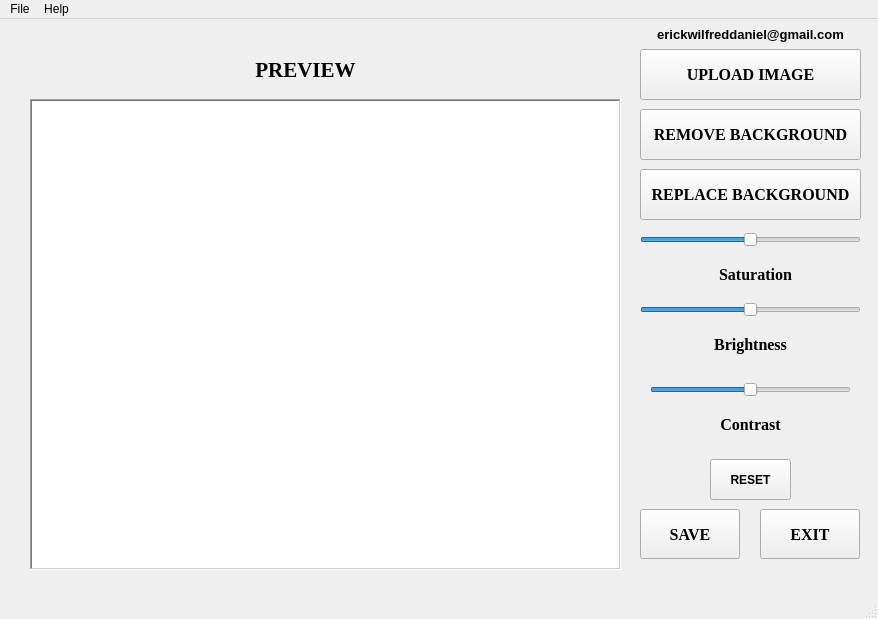
<?xml version="1.0" encoding="UTF-8"?>
<ui version="4.0">
 <class>MainWindow</class>
 <widget class="QMainWindow" name="MainWindow">
  <property name="geometry">
   <rect>
    <x>0</x>
    <y>0</y>
    <width>878</width>
    <height>619</height>
   </rect>
  </property>
  <property name="windowTitle">
   <string>Background Remover By Erick Wilfred 2023</string>
  </property>
  <widget class="QWidget" name="centralwidget">
   <widget class="QGraphicsView" name="preview_panel_graphic_view">
    <property name="geometry">
     <rect>
      <x>30</x>
      <y>80</y>
      <width>591</width>
      <height>471</height>
     </rect>
    </property>
    <property name="frameShape">
     <enum>QFrame::WinPanel</enum>
    </property>
   </widget>
   <widget class="QLabel" name="label">
    <property name="geometry">
     <rect>
      <x>210</x>
      <y>30</y>
      <width>191</width>
      <height>41</height>
     </rect>
    </property>
    <property name="font">
     <font>
      <family>Times New Roman</family>
      <pointsize>16</pointsize>
      <weight>75</weight>
      <bold>true</bold>
     </font>
    </property>
    <property name="autoFillBackground">
     <bool>true</bool>
    </property>
    <property name="text">
     <string>PREVIEW</string>
    </property>
    <property name="alignment">
     <set>Qt::AlignCenter</set>
    </property>
    <property name="wordWrap">
     <bool>true</bool>
    </property>
   </widget>
   <widget class="QPushButton" name="upload_image_btn">
    <property name="geometry">
     <rect>
      <x>640</x>
      <y>30</y>
      <width>221</width>
      <height>51</height>
     </rect>
    </property>
    <property name="font">
     <font>
      <family>Times New Roman</family>
      <pointsize>12</pointsize>
      <weight>75</weight>
      <bold>true</bold>
     </font>
    </property>
    <property name="autoFillBackground">
     <bool>true</bool>
    </property>
    <property name="text">
     <string>UPLOAD IMAGE</string>
    </property>
   </widget>
   <widget class="QPushButton" name="remove_background_btn">
    <property name="geometry">
     <rect>
      <x>640</x>
      <y>90</y>
      <width>221</width>
      <height>51</height>
     </rect>
    </property>
    <property name="font">
     <font>
      <family>Times New Roman</family>
      <pointsize>12</pointsize>
      <weight>75</weight>
      <bold>true</bold>
     </font>
    </property>
    <property name="autoFillBackground">
     <bool>true</bool>
    </property>
    <property name="text">
     <string>REMOVE BACKGROUND</string>
    </property>
   </widget>
   <widget class="QPushButton" name="save_btn">
    <property name="geometry">
     <rect>
      <x>640</x>
      <y>490</y>
      <width>100</width>
      <height>50</height>
     </rect>
    </property>
    <property name="font">
     <font>
      <family>Times New Roman</family>
      <pointsize>12</pointsize>
      <weight>75</weight>
      <bold>true</bold>
     </font>
    </property>
    <property name="autoFillBackground">
     <bool>true</bool>
    </property>
    <property name="text">
     <string>SAVE</string>
    </property>
   </widget>
   <widget class="QPushButton" name="exit_btn">
    <property name="geometry">
     <rect>
      <x>760</x>
      <y>490</y>
      <width>100</width>
      <height>50</height>
     </rect>
    </property>
    <property name="font">
     <font>
      <family>Times New Roman</family>
      <pointsize>12</pointsize>
      <weight>75</weight>
      <bold>true</bold>
     </font>
    </property>
    <property name="autoFillBackground">
     <bool>true</bool>
    </property>
    <property name="text">
     <string>EXIT</string>
    </property>
   </widget>
   <widget class="QSlider" name="saturation_slider">
    <property name="geometry">
     <rect>
      <x>640</x>
      <y>210</y>
      <width>221</width>
      <height>22</height>
     </rect>
    </property>
    <property name="maximum">
     <number>100</number>
    </property>
    <property name="pageStep">
     <number>1</number>
    </property>
    <property name="value">
     <number>50</number>
    </property>
    <property name="orientation">
     <enum>Qt::Horizontal</enum>
    </property>
    <property name="invertedAppearance">
     <bool>false</bool>
    </property>
    <property name="invertedControls">
     <bool>false</bool>
    </property>
   </widget>
   <widget class="QLabel" name="saturation_label">
    <property name="geometry">
     <rect>
      <x>650</x>
      <y>240</y>
      <width>211</width>
      <height>31</height>
     </rect>
    </property>
    <property name="font">
     <font>
      <family>Times New Roman</family>
      <pointsize>12</pointsize>
      <weight>75</weight>
      <bold>true</bold>
      <underline>false</underline>
     </font>
    </property>
    <property name="text">
     <string>Saturation</string>
    </property>
    <property name="alignment">
     <set>Qt::AlignCenter</set>
    </property>
    <property name="wordWrap">
     <bool>true</bool>
    </property>
   </widget>
   <widget class="QLabel" name="brightness_label">
    <property name="geometry">
     <rect>
      <x>640</x>
      <y>310</y>
      <width>221</width>
      <height>31</height>
     </rect>
    </property>
    <property name="font">
     <font>
      <family>Times New Roman</family>
      <pointsize>12</pointsize>
      <weight>75</weight>
      <bold>true</bold>
      <underline>false</underline>
     </font>
    </property>
    <property name="text">
     <string>Brightness</string>
    </property>
    <property name="alignment">
     <set>Qt::AlignCenter</set>
    </property>
    <property name="wordWrap">
     <bool>true</bool>
    </property>
   </widget>
   <widget class="QSlider" name="brightness_slider">
    <property name="geometry">
     <rect>
      <x>640</x>
      <y>280</y>
      <width>221</width>
      <height>22</height>
     </rect>
    </property>
    <property name="maximum">
     <number>100</number>
    </property>
    <property name="pageStep">
     <number>1</number>
    </property>
    <property name="value">
     <number>50</number>
    </property>
    <property name="orientation">
     <enum>Qt::Horizontal</enum>
    </property>
   </widget>
   <widget class="QLabel" name="contrast_label">
    <property name="geometry">
     <rect>
      <x>650</x>
      <y>390</y>
      <width>201</width>
      <height>31</height>
     </rect>
    </property>
    <property name="font">
     <font>
      <family>Times New Roman</family>
      <pointsize>12</pointsize>
      <weight>75</weight>
      <bold>true</bold>
      <underline>false</underline>
     </font>
    </property>
    <property name="text">
     <string>Contrast</string>
    </property>
    <property name="alignment">
     <set>Qt::AlignCenter</set>
    </property>
    <property name="wordWrap">
     <bool>true</bool>
    </property>
   </widget>
   <widget class="QSlider" name="contrast_slider">
    <property name="geometry">
     <rect>
      <x>650</x>
      <y>360</y>
      <width>201</width>
      <height>22</height>
     </rect>
    </property>
    <property name="maximum">
     <number>100</number>
    </property>
    <property name="singleStep">
     <number>1</number>
    </property>
    <property name="pageStep">
     <number>1</number>
    </property>
    <property name="sliderPosition">
     <number>50</number>
    </property>
    <property name="orientation">
     <enum>Qt::Horizontal</enum>
    </property>
   </widget>
   <widget class="QPushButton" name="reset_btn">
    <property name="geometry">
     <rect>
      <x>710</x>
      <y>440</y>
      <width>81</width>
      <height>41</height>
     </rect>
    </property>
    <property name="font">
     <font>
      <weight>75</weight>
      <bold>true</bold>
     </font>
    </property>
    <property name="autoFillBackground">
     <bool>true</bool>
    </property>
    <property name="text">
     <string>RESET</string>
    </property>
   </widget>
   <widget class="QPushButton" name="remove_and_replace_background_btn">
    <property name="geometry">
     <rect>
      <x>640</x>
      <y>150</y>
      <width>221</width>
      <height>51</height>
     </rect>
    </property>
    <property name="font">
     <font>
      <family>Times New Roman</family>
      <pointsize>12</pointsize>
      <weight>75</weight>
      <bold>true</bold>
     </font>
    </property>
    <property name="autoFillBackground">
     <bool>true</bool>
    </property>
    <property name="text">
     <string>REPLACE BACKGROUND</string>
    </property>
   </widget>
   <widget class="QLabel" name="label_2">
    <property name="geometry">
     <rect>
      <x>630</x>
      <y>0</y>
      <width>241</width>
      <height>31</height>
     </rect>
    </property>
    <property name="font">
     <font>
      <pointsize>10</pointsize>
      <weight>75</weight>
      <bold>true</bold>
     </font>
    </property>
    <property name="text">
     <string>erickwilfreddaniel@gmail.com</string>
    </property>
    <property name="alignment">
     <set>Qt::AlignCenter</set>
    </property>
   </widget>
  </widget>
  <widget class="QMenuBar" name="menubar">
   <property name="geometry">
    <rect>
     <x>0</x>
     <y>0</y>
     <width>878</width>
     <height>21</height>
    </rect>
   </property>
   <widget class="QMenu" name="menuFile">
    <property name="title">
     <string>File</string>
    </property>
    <addaction name="actionOpen"/>
    <addaction name="actionSave"/>
    <addaction name="separator"/>
    <addaction name="actionExit"/>
    <addaction name="separator"/>
   </widget>
   <widget class="QMenu" name="menuHelp">
    <property name="title">
     <string>Help</string>
    </property>
    <widget class="QMenu" name="menuContacts">
     <property name="title">
      <string>Contacts</string>
     </property>
     <widget class="QMenu" name="menuEmail">
      <property name="title">
       <string>Email</string>
      </property>
      <addaction name="actionerickwilfreddaniel_gmail_com_2"/>
     </widget>
     <widget class="QMenu" name="menuGithub">
      <property name="title">
       <string>Github</string>
      </property>
      <addaction name="actionwww_github_com_erickwdaniel_2"/>
     </widget>
     <widget class="QMenu" name="menuLinkedin">
      <property name="title">
       <string>Linkedin</string>
      </property>
      <addaction name="actionwww_linkedin_com_in_erickwdaniel_2"/>
     </widget>
     <addaction name="menuEmail"/>
     <addaction name="separator"/>
     <addaction name="menuGithub"/>
     <addaction name="separator"/>
     <addaction name="menuLinkedin"/>
     <addaction name="separator"/>
    </widget>
    <addaction name="menuContacts"/>
   </widget>
   <addaction name="menuFile"/>
   <addaction name="menuHelp"/>
  </widget>
  <widget class="QStatusBar" name="statusbar"/>
  <action name="actionOpen">
   <property name="text">
    <string>Upload Image</string>
   </property>
  </action>
  <action name="actionSave">
   <property name="text">
    <string>Save</string>
   </property>
  </action>
  <action name="actionExit">
   <property name="text">
    <string>Exit</string>
   </property>
  </action>
  <action name="actionwww_github_com_erickwdaniel_2">
   <property name="text">
    <string>www.github.com/erickwdaniel</string>
   </property>
  </action>
  <action name="actionerickwilfreddaniel_gmail_com_2">
   <property name="text">
    <string>erickwilfreddaniel@gmail.com</string>
   </property>
  </action>
  <action name="actionwww_linkedin_com_in_erickwdaniel_2">
   <property name="text">
    <string>www.linkedin.com/in/erickwdaniel</string>
   </property>
  </action>
 </widget>
 <resources/>
 <connections/>
</ui>
